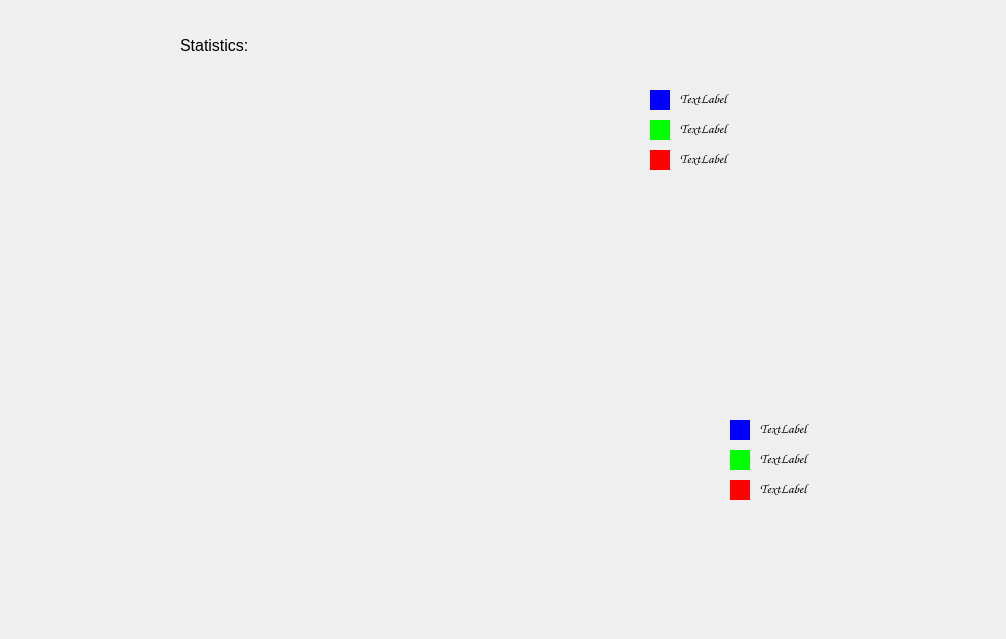
<?xml version="1.0" encoding="UTF-8"?>
<ui version="4.0">
 <class>statistique</class>
 <widget class="QDialog" name="statistique">
  <property name="geometry">
   <rect>
    <x>0</x>
    <y>0</y>
    <width>1006</width>
    <height>639</height>
   </rect>
  </property>
  <property name="windowTitle">
   <string>Dialog</string>
  </property>
  <property name="styleSheet">
   <string notr="true">*{
	background:url(C:/thefinalproject/icons/hamerrr.jpg) ;
}</string>
  </property>
  <widget class="QWidget" name="widget" native="true">
   <property name="geometry">
    <rect>
     <x>650</x>
     <y>90</y>
     <width>20</width>
     <height>20</height>
    </rect>
   </property>
   <property name="styleSheet">
    <string notr="true">background-image: url(:/img/ressources/blue.jpg);
background-color: rgb(0, 0, 255);</string>
   </property>
  </widget>
  <widget class="QWidget" name="widget_5" native="true">
   <property name="geometry">
    <rect>
     <x>650</x>
     <y>150</y>
     <width>20</width>
     <height>20</height>
    </rect>
   </property>
   <property name="styleSheet">
    <string notr="true">background-color: rgb(255, 0, 0);
background-image: url(:/img/ressources/rouge.jpg);</string>
   </property>
  </widget>
  <widget class="QWidget" name="widget_6" native="true">
   <property name="geometry">
    <rect>
     <x>650</x>
     <y>120</y>
     <width>20</width>
     <height>20</height>
    </rect>
   </property>
   <property name="styleSheet">
    <string notr="true">background-color: rgb(0, 255, 0);
background-image: url(:/img/ressources/vert.jpg);</string>
   </property>
  </widget>
  <widget class="QLabel" name="stat1">
   <property name="geometry">
    <rect>
     <x>760</x>
     <y>480</y>
     <width>101</width>
     <height>16</height>
    </rect>
   </property>
   <property name="font">
    <font>
     <family>Comic Sans MS</family>
     <pointsize>10</pointsize>
    </font>
   </property>
   <property name="styleSheet">
    <string notr="true"/>
   </property>
   <property name="text">
    <string>TextLabel</string>
   </property>
  </widget>
  <widget class="QLabel" name="stat3">
   <property name="geometry">
    <rect>
     <x>760</x>
     <y>420</y>
     <width>91</width>
     <height>16</height>
    </rect>
   </property>
   <property name="font">
    <font>
     <family>Comic Sans MS</family>
     <pointsize>10</pointsize>
    </font>
   </property>
   <property name="styleSheet">
    <string notr="true"/>
   </property>
   <property name="text">
    <string>TextLabel</string>
   </property>
  </widget>
  <widget class="QWidget" name="widget_7" native="true">
   <property name="geometry">
    <rect>
     <x>730</x>
     <y>480</y>
     <width>20</width>
     <height>20</height>
    </rect>
   </property>
   <property name="styleSheet">
    <string notr="true">background-color: rgb(255, 0, 0);
background-image: url(:/img/ressources/rouge.jpg);</string>
   </property>
  </widget>
  <widget class="QWidget" name="widget_2" native="true">
   <property name="geometry">
    <rect>
     <x>730</x>
     <y>420</y>
     <width>20</width>
     <height>20</height>
    </rect>
   </property>
   <property name="styleSheet">
    <string notr="true">background-image: url(:/img/ressources/blue.jpg);
background-color: rgb(0, 0, 255);</string>
   </property>
  </widget>
  <widget class="QLabel" name="label_1">
   <property name="geometry">
    <rect>
     <x>680</x>
     <y>90</y>
     <width>221</width>
     <height>16</height>
    </rect>
   </property>
   <property name="font">
    <font>
     <family>Comic Sans MS</family>
     <pointsize>10</pointsize>
    </font>
   </property>
   <property name="styleSheet">
    <string notr="true"/>
   </property>
   <property name="text">
    <string>TextLabel</string>
   </property>
  </widget>
  <widget class="QLabel" name="stat1_2">
   <property name="geometry">
    <rect>
     <x>180</x>
     <y>10</y>
     <width>401</width>
     <height>71</height>
    </rect>
   </property>
   <property name="font">
    <font>
     <pointsize>12</pointsize>
    </font>
   </property>
   <property name="styleSheet">
    <string notr="true"/>
   </property>
   <property name="text">
    <string>Statistics:</string>
   </property>
  </widget>
  <widget class="QLabel" name="label_2">
   <property name="geometry">
    <rect>
     <x>680</x>
     <y>120</y>
     <width>221</width>
     <height>16</height>
    </rect>
   </property>
   <property name="font">
    <font>
     <family>Comic Sans MS</family>
     <pointsize>10</pointsize>
    </font>
   </property>
   <property name="text">
    <string>TextLabel</string>
   </property>
  </widget>
  <widget class="QWidget" name="widget_8" native="true">
   <property name="geometry">
    <rect>
     <x>730</x>
     <y>450</y>
     <width>20</width>
     <height>20</height>
    </rect>
   </property>
   <property name="styleSheet">
    <string notr="true">background-color: rgb(0, 255, 0);
background-image: url(:/img/ressources/vert.jpg);</string>
   </property>
  </widget>
  <widget class="QLabel" name="label_3">
   <property name="geometry">
    <rect>
     <x>680</x>
     <y>150</y>
     <width>221</width>
     <height>16</height>
    </rect>
   </property>
   <property name="font">
    <font>
     <family>Comic Sans MS</family>
     <pointsize>10</pointsize>
    </font>
   </property>
   <property name="text">
    <string>TextLabel</string>
   </property>
  </widget>
  <widget class="QLabel" name="stat2">
   <property name="geometry">
    <rect>
     <x>760</x>
     <y>450</y>
     <width>101</width>
     <height>16</height>
    </rect>
   </property>
   <property name="font">
    <font>
     <family>Comic Sans MS</family>
     <pointsize>10</pointsize>
    </font>
   </property>
   <property name="styleSheet">
    <string notr="true"/>
   </property>
   <property name="text">
    <string>TextLabel </string>
   </property>
  </widget>
 </widget>
 <resources/>
 <connections/>
</ui>
